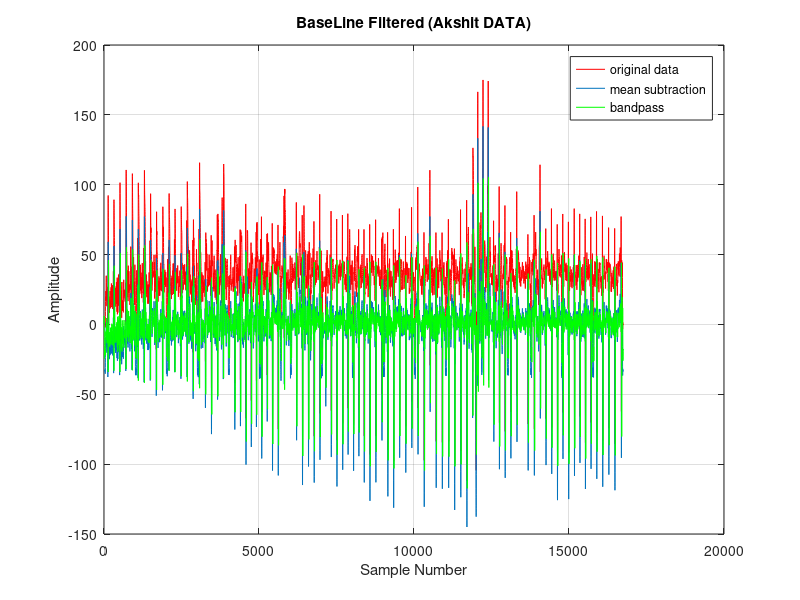

This chart was generated by the following MATLAB code:

x = load('Akshit_DATA.txt')
y = x-mean(x);

figure
plot(x, 'r');
hold on
plot(y)


fs = 250;
fo = 50;
fn = fs/2;
freqRatio = fo/fn;
notchWidth = 0.1;

f1 = 0.08;
f2 = 0.16;
fil = fir1(21, [f1 f2], 'bandpass');
y_filtered = filter(fil, 1, y)
plot(y_filtered, 'g');
grid on;
legend('original data', 'mean subtraction', 'bandpass');
title('BaseLine Filtered (Akshit DATA)');
xlabel('Sample Number');
ylabel('Amplitude');
